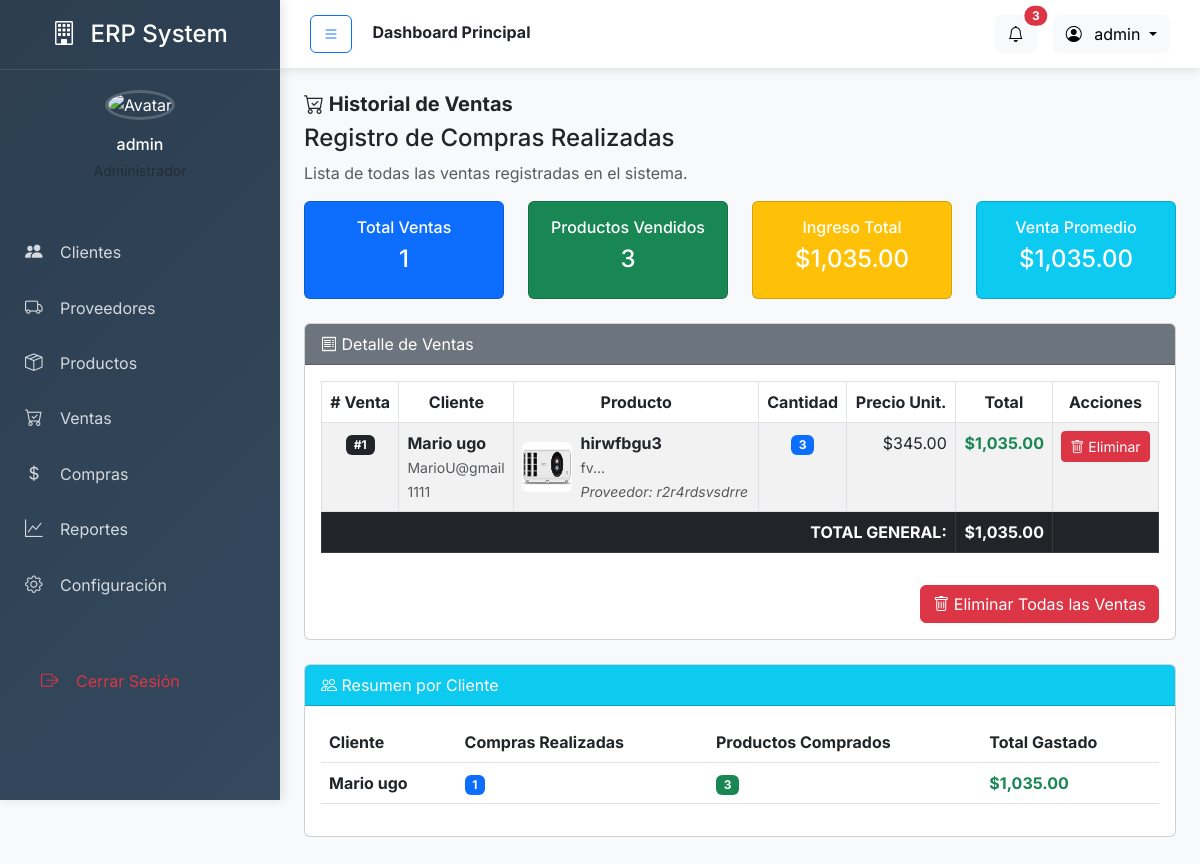
The page /modules/ventas/readventas.php (signed in) on the database its author committed.
### tables this page shows
CREATE TABLE `ventas` (
  `id` int(11) NOT NULL,
  `cliente_id` int(11) NOT NULL,
  `producto_id` int(11) NOT NULL,
  `cantidad` int(11) NOT NULL,
  `precio_unitario` decimal(10,2) NOT NULL,
  `total` decimal(10,2) NOT NULL
);

CREATE TABLE `clientes` (
  `id` int(11) NOT NULL,
  `nombre` varchar(200) NOT NULL,
  `email` varchar(250) NOT NULL,
  `telefono` varchar(12) NOT NULL,
  `direccion` varchar(250) NOT NULL,
  `imagen` varchar(50) NOT NULL
);

CREATE TABLE `productos` (
  `id` int(11) NOT NULL,
  `nombre` varchar(200) NOT NULL,
  `descripcion` text NOT NULL,
  `precio` decimal(10,2) NOT NULL,
  `stock` int(11) NOT NULL,
  `imagen` varchar(255) DEFAULT NULL,
  `proveedor_id` int(11) NOT NULL
);

CREATE TABLE `proveedores` (
  `id` int(11) NOT NULL,
  `nombre` varchar(200) NOT NULL,
  `email` varchar(250) NOT NULL,
  `telefono` varchar(12) NOT NULL,
  `direccion` varchar(250) NOT NULL,
  `empresa` varchar(100) NOT NULL,
  `imagen` varchar(50) NOT NULL
);

### modules/ventas/readventas.php (the view, shortened to what this page needs)
<?php
require_once dirname(__DIR__, 2) . '/header.php';
try {
    $stmt = $conn->prepare("
        SELECT
            v.*,
            c.nombre as cliente_nombre,
            c.email as cliente_email,
            c.telefono as cliente_telefono,
            p.nombre as producto_nombre,
            p.descripcion as producto_descripcion,
            p.imagen as producto_imagen,
            pr.nombre as proveedor_nombre
        FROM ventas v
        LEFT JOIN clientes c ON v.cliente_id = c.id
        LEFT JOIN productos p ON v.producto_id = p.id
        LEFT JOIN proveedores pr ON p.proveedor_id = pr.id
        ORDER BY v.id DESC
    ");
    $stmt->execute();
    $ventas = $stmt->fetchAll(PDO::FETCH_ASSOC);
} catch (PDOException $e) {
    die("Error en la consulta: " . $e->getMessage());
}
?>
<h5><b><i class="bi bi-cart-check"></i> Historial de Ventas</b></h5>
<div class="w3-row-padding w3-margin-bottom">
<div class="row">
    <div class="col-md-12">
        <h4>Registro de Compras Realizadas</h4>
        <p class="text-muted">Lista de todas las ventas registradas en el sistema.</p>
    </div>
</div>
<?php if (empty($ventas)): ?>
    <div class="alert alert-info">
        <i class="bi bi-info-circle"></i> No hay ventas registradas aún.
    </div>
<?php else: ?>
<div class="row mb-4">
    <div class="col-md-3">
        <div class="card bg-primary text-white">
            <div class="card-body text-center">
                <h6 class="card-title">Total Ventas</h6>
                <h4><?php echo count($ventas); ?></h4>
            </div>
        </div>
    </div>
    <div class="col-md-3">
        <div class="card bg-success text-white">
            <div class="card-body text-center">
                <h6 class="card-title">Productos Vendidos</h6>
                <h4>
                    <?php
                    $totalProductos = 0;
                    foreach ($ventas as $venta) {
                        $totalProductos += $venta['cantidad'];
                    }
                    echo $totalProductos;
                    ?>
                </h4>
            </div>
        </div>
    </div>
    <div class="col-md-3">
        <div class="card bg-warning text-white">
            <div class="card-body text-center">
                <h6 class="card-title">Ingreso Total</h6>
                <h4>
                    <?php
                    $ingresoTotal = 0;
                    foreach ($ventas as $venta) {
                        $ingresoTotal += $venta['total'];
                    }
                    echo '$' . number_format($ingresoTotal, 2);
                    ?>
                </h4>
            </div>
        </div>
    </div>
    <div class="col-md-3">
        <div class="card bg-info text-white">
            <div class="card-body text-center">
                <h6 class="card-title">Venta Promedio</h6>
                <h4>
                    <?php
                    $promedio = count($ventas) > 0 ? $ingresoTotal / count($ventas) : 0;
                    echo '$' . number_format($promedio, 2);
                    ?>
                </h4>
            </div>
        </div>
    </div>
</div>
<div class="card">
    <div class="card-header bg-secondary text-white">
        <i class="bi bi-receipt"></i> Detalle de Ventas
    </div>
    <div class="card-body">
        <div class="table-responsive">
            <table class="table table-bordered table-striped">
                <thead>
                    <tr class="text-center">
                        <th># Venta</th>
                        <th>Cliente</th>
                        <th>Producto</th>
                        <th>Cantidad</th>
                        <th>Precio Unit.</th>
                        <th>Total</th>
                        <th>Acciones</th>
                    </tr>
                </thead>
                <tbody>
                    <?php foreach ($ventas as $venta):
                        $imagenURL = '../../imagen/' . ($venta['producto_imagen'] ?? '');
                        $imagenPath = dirname(__DIR__, 2) . '/imagen/' . ($venta['producto_imagen'] ?? '');
                    ?>
                        <tr>
                            <td class="text-center">
                                <span class="badge bg-dark">#<?php echo $venta['id']; ?></span>
                            </td>
                            <td>
                                <strong><?php echo htmlspecialchars($venta['cliente_nombre']); ?></strong>
                                <br>
                                <small class="text-muted">
                                    <?php echo htmlspecialchars($venta['cliente_email']); ?><br>
                                    <?php echo htmlspecialchars($venta['cliente_telefono']); ?>
                                </small>
                            </td>
                            <td>
                                <div class="d-flex align-items-center">
                                    <?php if (!empty($venta['producto_imagen']) && file_exists($imagenPath)): ?>
                                        <img src="<?php echo $imagenURL; ?>" alt="Imagen" width="50" height="50" class="rounded me-2">
                                    <?php endif; ?>
                                    <div>
                                        <strong><?php echo htmlspecialchars($venta['producto_nombre']); ?></strong>
                                        <br>
                                        <small class="text-muted">
                                            <?php echo htmlspecialchars(substr($venta['producto_descripcion'], 0, 50)) . '...'; ?>
                                            <br>
                                            <i>Proveedor: <?php echo htmlspecialchars($venta['proveedor_nombre'] ?? 'N/A'); ?></i>
                                        </small>
                                    </div>
                                </div>
                            </td>
                            <td class="text-center">
                                <span class="badge bg-primary"><?php echo $venta['cantidad']; ?></span>
                            </td>
                            <td class="text-end">
                                $<?php echo number_format($venta['precio_unitario'], 2); ?>
                            </td>
                            <td class="text-end">
                                <span class="fw-bold text-success">$<?php echo number_format($venta['total'], 2); ?></span>
                            </td>
                            <td class="text-center">
                                <?php if (isset($_SESSION['usuario']['tipo']) && $_SESSION['usuario']['tipo'] == 'Admin'): ?>
                                    <button type="button" class="btn btn-sm btn-danger"
                                            onclick="if(confirm('¿Eliminar esta venta?\\nSe devolverá el stock al producto.')) {
                                                window.location.href='deleteventa.php?id=<?php echo $venta['id']; ?>&producto_id=<?php echo $venta['producto_id']; ?>&cantidad=<?php echo $venta['cantidad']; ?>';
                                            }">
                                        <i class="bi bi-trash"></i> Eliminar
                                    </button>
                                <?php else: ?>
                                    <button type="button" class="btn btn-sm btn-danger disabled">
                                        <i class="bi bi-trash"></i> Eliminar
                                    </button>
                                <?php endif; ?>
                            </td>
                        </tr>
                    <?php endforeach; ?>
                </tbody>
                <tfoot>
                    <tr class="table-dark">
                        <td colspan="5" class="text-end"><strong>TOTAL GENERAL:</strong></td>
                        <td class="text-end">
                            <span class="fw-bold text-white">$<?php
                                $totalGeneral = 0;
                                foreach ($ventas as $venta) {
                                    $totalGeneral += $venta['total'];
                                }
                                echo number_format($totalGeneral, 2);
                            ?></span>
                        </td>
                        <td></td>
                    </tr>
                </tfoot>
            </table>
        </div>
        <?php if (isset($_SESSION['usuario']['tipo']) && $_SESSION['usuario']['tipo'] == 'Admin'): ?>
            <div class="mt-3 text-end">
                <button type="button" class="btn btn-danger"
                        onclick="if(confirm('¿Eliminar TODAS las ventas?\\nEsta acción NO se puede deshacer.')) {
                            window.location.href='deleteventa.php?action=clear_all';
                        }">
                    <i class="bi bi-trash"></i> Eliminar Todas las Ventas
                </button>
            </div>
        <?php endif; ?>
    </div>
</div>
<div class="card mt-4">
    <div class="card-header bg-info text-white">
        <i class="bi bi-people"></i> Resumen por Cliente
    </div>
    <div class="card-body">
        <div class="table-responsive">
            <table class="table table-hover">
                <thead>
                    <tr>
                        <th>Cliente</th>
                        <th>Compras Realizadas</th>
                        <th>Productos Comprados</th>
                        <th>Total Gastado</th>
                    </tr>
                </thead>
                <tbody>
                    <?php
                    $clientesResumen = [];
                    foreach ($ventas as $venta) {
                        $clienteId = $venta['cliente_id'];
                        if (!isset($clientesResumen[$clienteId])) {
                            $clientesResumen[$clienteId] = [
                                'nombre' => $venta['cliente_nombre'],
                                'compras' => 0,
                                'productos' => 0,
                                'total' => 0
                            ];
                        }
                        $clientesResumen[$clienteId]['compras']++;
                        $clientesResumen[$clienteId]['productos'] += $venta['cantidad'];
                        $clientesResumen[$clienteId]['total'] += $venta['total'];
                    }
                    foreach ($clientesResumen as $cliente):
                    ?>
                        <tr>
                            <td><strong><?php echo htmlspecialchars($cliente['nombre']); ?></strong></td>
                            <td><span class="badge bg-primary"><?php echo $cliente['compras']; ?></span></td>
                            <td><span class="badge bg-success"><?php echo $cliente['productos']; ?></span></td>
                            <td><span class="fw-bold text-success">$<?php echo number_format($cliente['total'], 2); ?></span></td>
                        </tr>
                    <?php endforeach; ?>
                </tbody>
            </table>
        </div>
    </div>
</div>
<?php endif; ?>
<?php include "../../footer.php"; ?>

### header.php (style rules this page uses)
:root { --primary: #2c3e50; --secondary: #3498db; --success: #27ae60; --warning: #f39c12; --danger: #e74c3c; --light: #ecf0f1; --dark: #2c3e50; }
body { font-family: 'Inter', sans-serif; background-color: #f8f9fa; overflow-x: hidden; }

### rows shown on the page
ventas: id "1", cliente.nombre "Mario ugo", cliente.email "MarioU@gmail", cliente.telefono "1111", producto.imagen (picture), producto.nombre "hirwfbgu3", producto.descripcion "fv", proveedores.nombre "r2r4rdsvsdrre", cantidad "3", precio_unitario "345.00", total "1,035.00"

### other values the page prints
$usuario['nombre'] "admin"
explode(' ', $usuario['nombre'])[0] "admin"
count($ventas) "1"
$totalProductos "3"
$ingresoTotal "1,035.00"
$promedio "1,035.00"
$totalGeneral "1,035.00"
